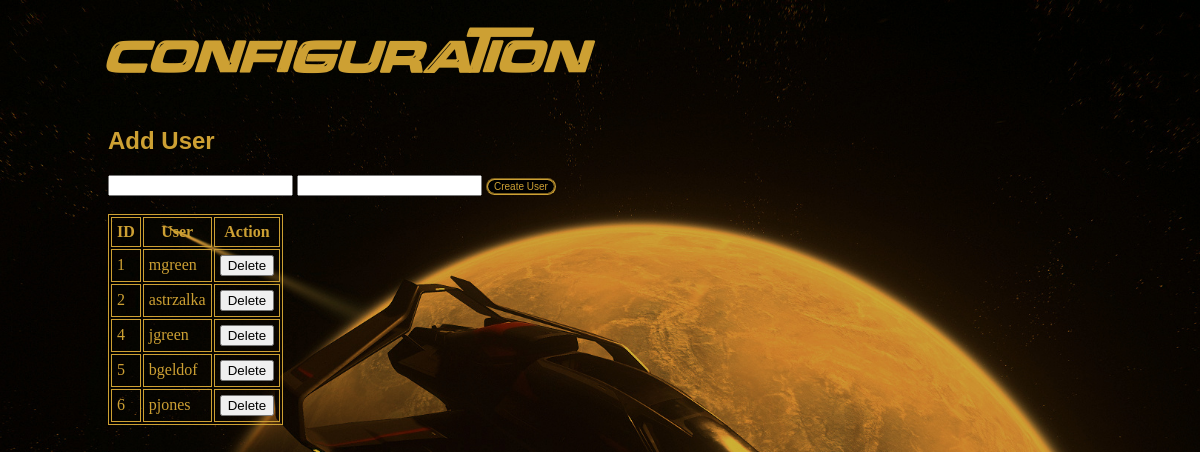
The page /config on the database its author committed.
### tables this page shows
CREATE TABLE users (
    id INTEGER PRIMARY KEY AUTOINCREMENT,
    username TEXT,
    password TEXT
);

### app.py (the view, shortened to what this page needs)
@app.route("/config", methods=['GET', 'POST'])
def config():
    if request.method == 'GET':
        conn = sqlite3.connect('data/gleiseproject.db')
        cur = conn.cursor()
        cur.execute("SELECT * FROM users")
        users = cur.fetchall()
        return render_template('config.html', users=users)

### templates/config.html (shortened to what this page needs)
<!DOCTYPE HTML>
<html>
<head>
    <link rel="stylesheet" href="{{ url_for('static',filename='css/style.css') }}">
</head>
<body>
    <div class="container">
        <h1>Configuration</h1>
    </div>
    <div>
        <form action="/config" method="post">
            <h2>Add User</h2>
            <input type="text" id="username" name="username">
            <input type="password" id="password" name="password">
            <button type="submit" method="post" style="font-size: 10px;">Create User</button>
        </form>
    </div>
    <br>
    <table>
        <tr>
            <th>
                ID
            </th>
            <th>
                User
            </th>
            <th>
                Action
            </th>
        </tr>
        {% for row in users %}
        <tr>
            <td>
                {{ row[0] }}
            </td>
            <td>
                {{ row[1] }}
            </td>
            <td>
                <form id="deleteuser" action="/delete_user" method="post">
                    <input type="submit" value="Delete">
                </form>
            </td>
        </tr>
        {% endfor %}
    </table>
    <br>
</body>
</html>

### static/css/style.css (style rules this page uses)
html { background-color: black; background-image: url("../images/kosmos.jpg"); background-size: cover; background-position: center; height: 100%; margin-left: 100px; margin-right: 100px; overflow: hidden; }
h1 { font-family: 'Over There', sans-serif; color: #cda033; }
tr, th, td, table { color: #cda033; border-width: 1px; border-color: #cda033; font-family: Binary; border-style: solid; }
tr, th, td { padding: 5px; }
p, h2, h3, h4, h5, h6 { font-family: 'Binary', sans-serif; color: #cda033; }
.container { display: flex; justify-content: space-between; }
button { background-color: black; color: #cda033; font-size: 25px; border-radius: 50px; border-color: #cda033; border-style: groove; }

### rows shown on the page
users: id "1", username "mgreen"
users: id "2", username "astrzalka"
users: id "4", username "jgreen"
users: id "5", username "bgeldof"
users: id "6", username "pjones"
